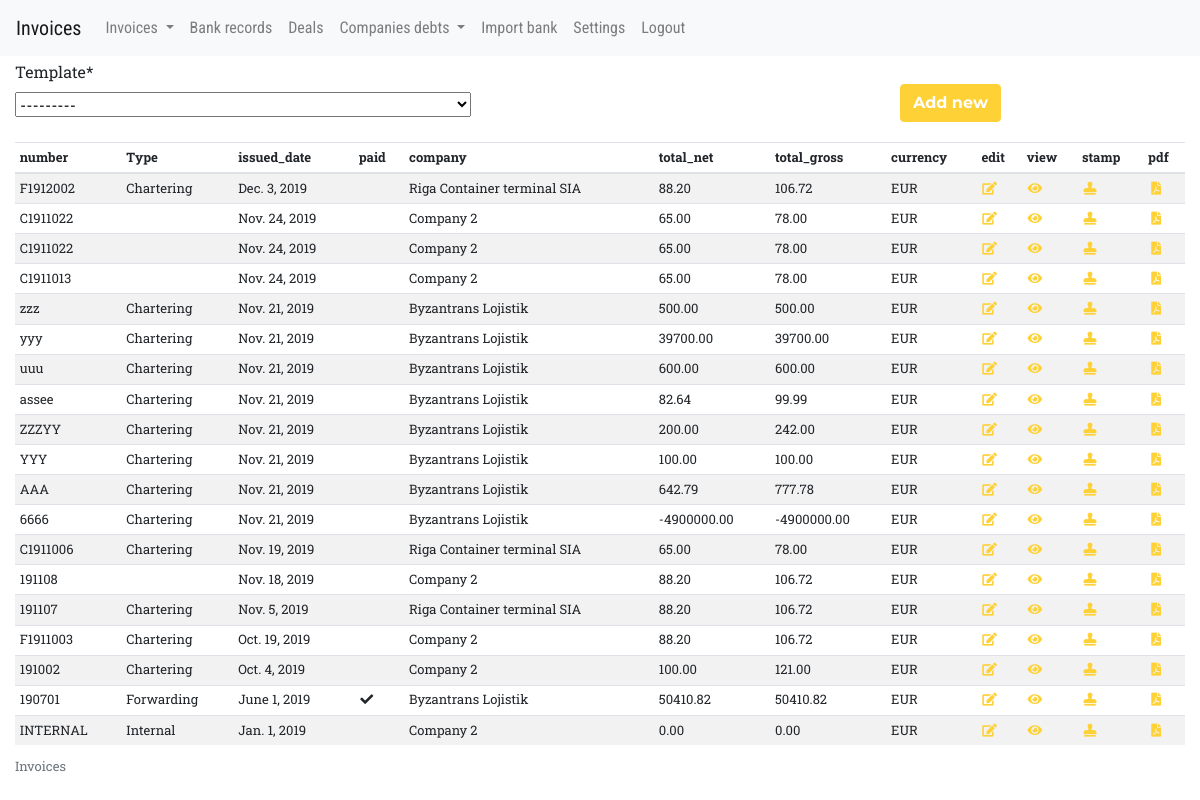
Page /invoices/ (signed in) on the earlier database version.
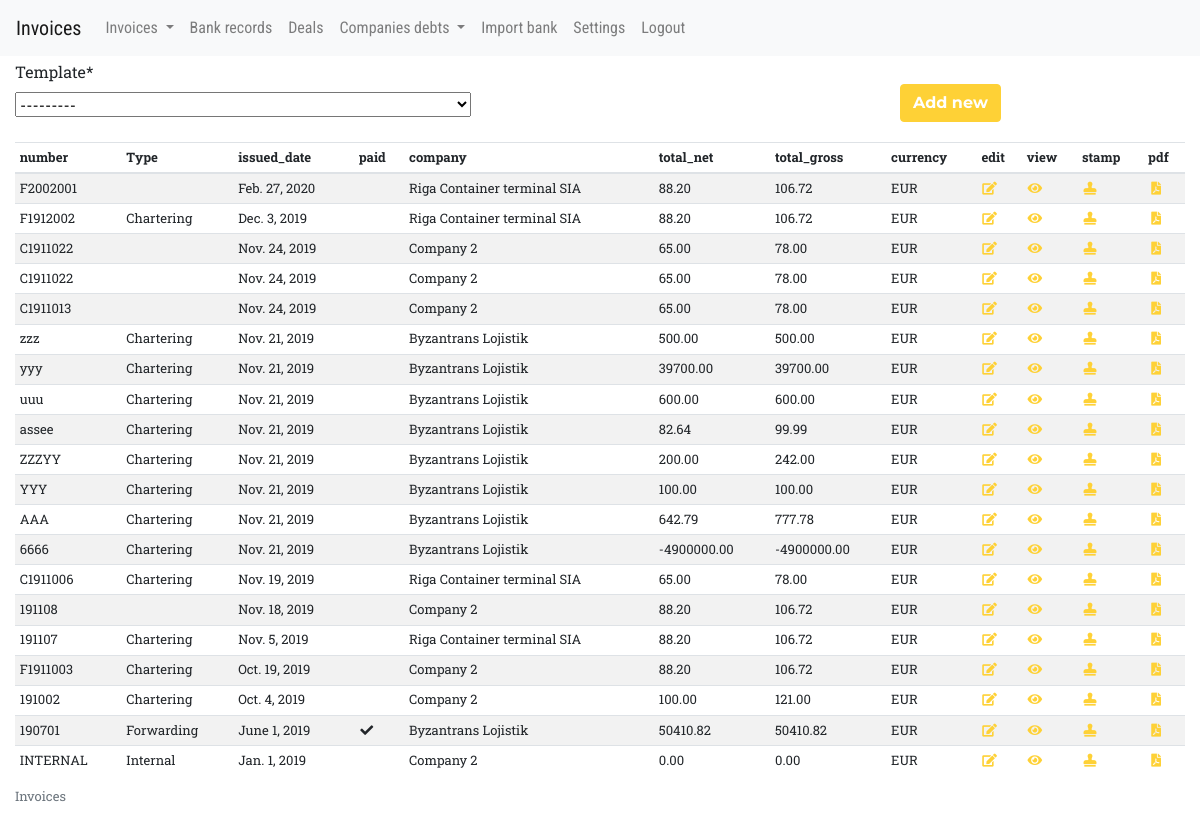
Same page on the later database version.
### invoices/models/invoice_models.py (models this page shows, shortened)
class Invoice(models.Model):
    objects = InvoiceManager()
    number = models.CharField(max_length=20)
    issued_date = models.DateField(default=date.today)
    payment_term = models.DateField(default=date.today)
    company = models.ForeignKey(Company, on_delete=models.CASCADE)
    description = models.TextField(max_length=300, blank=True,
                                   validators=[MaxLengthValidator(300)])
    total_net = models.DecimalField(default=0, max_digits=10, decimal_places=2)
    vat_percent = models.DecimalField(default=0, max_digits=6, decimal_places=2)
    total_vat = models.DecimalField(default=0, max_digits=10, decimal_places=2)
    total_gross = models.DecimalField(default=0, max_digits=10, decimal_places=2)
    total_not_paid = models.DecimalField(default=0, max_digits=10, decimal_places=2)
    advance_required = models.BooleanField(default=False)
    advance_percent = models.DecimalField(default=0, max_digits=5, decimal_places=2)
    advance_amount = models.DecimalField(default=0, max_digits=10, decimal_places=2)
    total_to_pay = models.DecimalField(default=0, max_digits=10, decimal_places=2)
    is_paid = models.BooleanField(default=False)
    is_incoming = models.BooleanField(default=False)
    is_advance = models.BooleanField(default=False)
    is_reissued = models.BooleanField(default=True)
    payment_details = models.TextField(max_length=100, blank=True,
                                   validators=[MaxLengthValidator(100)])
    currency = models.ForeignKey(Currency, related_name="invoices", on_delete=models.CASCADE,
        null=False, blank=False, default=1)
    deal = models.ForeignKey(Deal, related_name="invoices", on_delete=models.CASCADE, null=True, blank=True)
    file = models.FileField(upload_to='invoice_files/', blank=True)
    class Meta:
        ordering = ('-number', '-issued_date',)

### invoices/models/deal_models.py (models this page shows, shortened)
class Deal(models.Model):
    name = models.CharField(max_length=30, default="N/A D")
    started_date = models.DateField(default=date.today)
    department = models.ForeignKey(Department, related_name="deals", on_delete=models.CASCADE)
    completed_date = models.DateField(default=date.today)
    client = models.ForeignKey(Company, related_name="deals", on_delete=models.CASCADE)
    total_received = models.DecimalField(default=0, max_digits=10, decimal_places=2)
    total_invoiced = models.DecimalField(default=0, max_digits=10, decimal_places=2)
    total_balance = models.DecimalField(default=0, max_digits=10, decimal_places=2)
    class Meta:
        ordering = ('-completed_date', '-started_date', 'name',)

class Department(models.Model):
    name = models.CharField(max_length=30)

class Currency(models.Model):
    name = models.CharField(max_length=10)
    exchange_rate = models.DecimalField(default=1, max_digits=10, decimal_places=4)
    class Meta:
        ordering = ('name',)
    def __str__(self):
        return self.name

### invoices/models/common_models.py (models this page shows, shortened)
class Company(models.Model):
    name = models.CharField(max_length=50)
    receiver_address = models.TextField(max_length=300, blank=True,
                                   validators=[MaxLengthValidator(300)])
    payment_address = models.TextField(max_length=300, blank=True,
                                   validators=[MaxLengthValidator(300)])
    country_code = models.CharField(max_length=3, blank=True,
                                   validators=[MaxLengthValidator(3)])
    eu_country = models.BooleanField(default=False)
    vat_number = models.CharField(max_length=30, blank=True, null=True,)
    invoiceNumberSignalString1 = models.CharField(max_length=50, blank=True, default='')
    invoiceNumberSignalString2 = models.CharField(max_length=50, blank=True, default='')
    invoiceNumberSkipCharacters = models.IntegerField(default=0)
    invoiceNumberStringLength = models.IntegerField(default=0)
    invoiceDateSignalString1 = models.CharField(max_length=50, blank=True, default='')
    invoiceDateSignalString2 = models.CharField(max_length=50, blank=True, default='')
    invoiceDateSkipCharacters = models.IntegerField(default=0)
    invoiceDateStringLength = models.IntegerField(default=0)
    invoiceDateStringFormat = models.CharField(max_length=20, blank=True, default='')
    invoiceAmountSignalString1 = models.CharField(max_length=50, blank=True, default='')
    invoiceAmountSignalString2 = models.CharField(max_length=50, blank=True, default='')
    invoiceAmountSkipCharacters = models.IntegerField(default=0)
    invoiceAmountStringLength = models.IntegerField(default=0)
    invoiceAmounCommaCharacter = models.CharField(max_length=3, blank=True, default='')
    class Meta:
        ordering = ('name',)
        verbose_name_plural = "companies"

### invoices/views/basic_views.py (the view)
@login_required
def invoices_creation_index(request):
    if request.method == 'POST':
        form = TemplateChoiceForm(request.POST)
        if form.is_valid():
            template = form.cleaned_data['template']
            first_jan = date(date.today().year, 1, 1)
            count_part = Invoice.objects.filter(
                issued_date__gte=first_jan,
                deal__department=template.department,
                is_incoming=False,
            ).distinct().count()
            count_part += 1
            invoice = Invoice.objects.create_invoice_from_template(template, count_part,
                header=template.department.name[:1].upper())
            return redirect('invoices:invoice_update', invoice_id=invoice.pk)
    else:
        invoices = Invoice.objects.outgoing()[:150]
        form = TemplateChoiceForm
        context = {'invoices': invoices, 'form': form, 'returnUrl': reverse_lazy('invoices:index')}
        return render(request, "invoices/index_and_create.html", context)

### invoices/models/invoice_models.py (called while the page is built)
    def outgoing(self):
        return self.get_queryset().exclude(is_incoming=True).order_by('-issued_date', '-number')

    def __str__(self):
        return self.currency.name + ' ' + self.department.name[:3] + '-' + self.description + '-' + self.company.name + self.currency.name

### invoices/templates/invoices/index_and_create.html (shortened to what this page needs)
{% extends "invoices/local_base.html" %}
{% load static %}
{% load crispy_forms_tags %}
{% block content %}
 <div class="container-fluid">
  {% if form %}
    <div class="row mt-1">
      <div class="col-md-12">
          <form method="post">
            <div class="form-row">
            <div class="form-group col-md-9 mb-0 text-right">
              {{ form.template|as_crispy_field }}
            </div>
            <div class="form-group col-md-3 mb-0 text-left">
              <br>
              <button type="submit" class="btn btn-primary">Add new</button>
            </div>
                </div>
        </form>
      </div>
    </div>
    {% endif %}
  <div class="row">
  <div class="col-md-12" style="margin-top: 20px;">
{% if invoices %}
<table id="table_id" class="display table table-striped table-hover table-sm">
    <caption>Invoices</caption>
    <thead>
 <tr>
     <th>number</th>
     <th>Type</th>
     <th>issued_date </th>
     <th>paid</th>
     <th>company</th>
     <th>total_net</th>
     <th>total_gross</th>
     <th>currency</th>
     <th>edit</th>
     <th>view</th>
     <th>stamp</th>
     <th>pdf</th>
  </tr>
 </thead>
<tbody>
    <tr >
    {% for invoice in invoices %}
        <td>{{ invoice.number }}</td>
        <td>{{ invoice.deal.department.name }}</td>
        <td data-sort='{{ invoice.issued_date|date:"Y-m-d" }}'> {{ invoice.issued_date }}</td>
        <td>
          {% if invoice.is_paid %}
            <i class="fas fa-fw fa-check"> </i>
          {% endif %}
      </td>
        <td>{{ invoice.company.name }}</td>
        <td>{{ invoice.total_net }}</td>
        <td>{{ invoice.total_gross }}</td>
        <td>{{ invoice.currency }}</td>
        <td>
          <a href="/invoices/update/{{ invoice.id }}/">
            <i class="fas fa-fw fa-edit"> </i>
          </a>
        </td>
        <td>
          <a href="/invoices/{{ invoice.id }}/">
            <i class="fas fa-fw fa-eye"> </i>
          </a>
        </td>
        <td>
          <a href="/invoices/{{ invoice.id }}/1/">
            <i class="fas fa-fw fa-stamp"> </i>
          </a>
        </td>
        <td>
          <a href="/invoices/print/{{ invoice.id }}/">
            <i class="fas fa-fw fa-file-pdf"> </i>
          </a>
        </td>
    </tr>
   {% endfor %}
</tbody>
    </table>
{% else %}
    <p>No invoices are available.</p>
{% endif %}
</div>
</div>
</div>
  {% endblock content %}

Differences in the rows shown:
added Invoice: number "F2002001", issued_date "Feb. 27, 2020", company.name "Riga Container terminal SIA", total_net "88.20", total_gross "106.72", currency "EUR"
